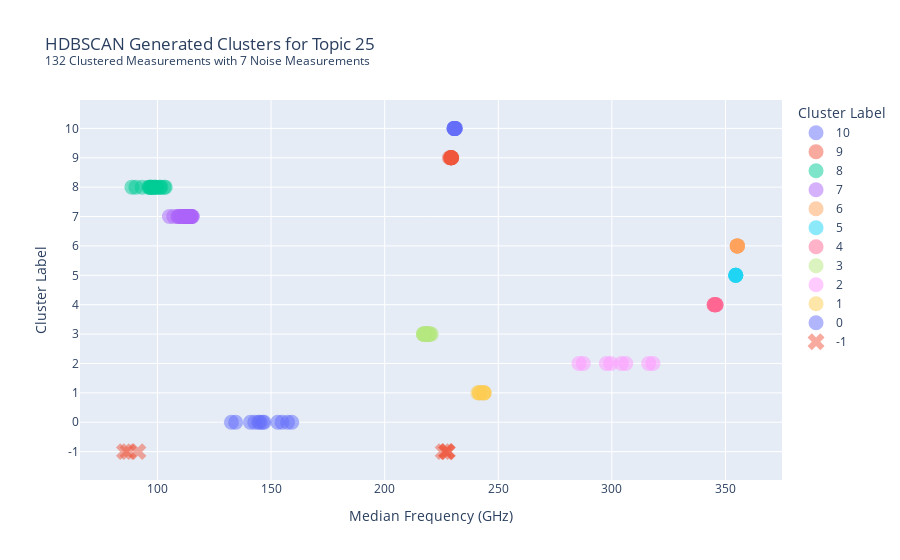

Notebook code for this chart:
### Markdown cell above
### Visualization of HDBSCAN on Topics
Choose a topic in `inspect_topic` and let it rip! It uses the `topic_measurement_frame` to generate the images. There's a little bit of extra processing though, so we create a helper dataframe, `inspect_topic_frame` to make sure everything runs smoothly.

* This should probably become a function, at least the plotting part
* Maybe check out plotly "strip" charts

### Code cell
inspect_topic = 25
inspect_topic_frame = topic_measurement_frame.loc[inspect_topic]

inspect_topic_frame = inspect_topic_frame.sort_values('cluster_label', ascending=False)
inspect_topic_frame.cluster_label = inspect_topic_frame.cluster_label.astype('str')

# Add noise binary column for plot symbol
inspect_topic_frame['noise'] = np.where(inspect_topic_frame.cluster_label == '-1', 1, 0)

# Cheat Some indexes to group clusters together alond index for y-axis
# This gives us a "meaningless" 2nd-dimension to an otherwise 1-D plot, but helps with visualization
# inspect_topic_frame = inspect_topic_frame.reset_index().drop('index', axis=1)
# inspect_topic_frame = inspect_topic_frame.reset_index()

# Noise and Signal
itf_noise = inspect_topic_frame.noise.sum()
itf_signal = inspect_topic_frame.shape[0] - itf_noise

# Set symbols for plot
# We set all points to be 'circle' using the px number 0, and then change noise to 'x'
symbols = list(np.zeros(np.unique(inspect_topic_frame.cluster_label).shape[0], 'int'))
symbols[-1] = 'x'

# Create plot
fig = px.scatter(inspect_topic_frame,
                 x='med_freq',
                 y='cluster_label',
                 color='cluster_label',
                 symbol='cluster_label',
                 symbol_sequence=symbols,
                 title=f"HDBSCAN Generated Clusters for Topic {inspect_topic} <br><sup>{itf_signal} Clustered Measurements with {itf_noise} Noise Measurements</sup>",
                 labels={
                     'med_freq':'Median Frequency (GHz)',
                     'index':'Index',
                     'cluster_label':'Cluster Label'
                 })
fig.update_traces(marker={'size': 15, 'opacity':0.5})

# Idea to use boxplots and points
# Create plot
# fig = px.box(inspect_topic_frame,
#                  x='med_freq',
#                  y='cluster_label',
#                  points='all',
#                  color='cluster_label',
#                  title=f"HDBSCAN Generated Clusters for Topic {inspect_topic} <br><sup>{itf_signal} Clustered Measurements with {itf_noise} Noise Measurements</sup>",
#                  labels={
#                      'med_freq':'Median Frequency (GHz)',
#                      'index':'Index',
#                      'cluster_label':'Cluster Label'
#                  })
# fig.update_traces(marker={'size': 5, 'opacity':0.5})

fig.show()

### Figure 1 — Plotly figure (JSON) as saved in the notebook; plotly's stock layout.template omitted (floating-point values rounded to 4 significant figures)
{"data": [{"hovertemplate": "Cluster Label=%{y}<br>Median Frequency (GHz)=%{x}<extra></extra>", "legendgroup": "10", "marker": {"color": "#636efa", "opacity": 0.5, "size": 15, "symbol": 0}, "mode": "markers", "name": "10", "orientation": "h", "showlegend": true, "type": "scatter", "x": [231.2, 230.7, 230.9, 230.8, 230.9, 230.5, 230.5, 231.1, 230.5], "xaxis": "x", "y": ["10", "10", "10", "10", "10", "10", "10", "10", "10"], "yaxis": "y"}, {"hovertemplate": "Cluster Label=%{y}<br>Median Frequency (GHz)=%{x}<extra></extra>", "legendgroup": "9", "marker": {"color": "#EF553B", "opacity": 0.5, "size": 15, "symbol": 0}, "mode": "markers", "name": "9", "orientation": "h", "showlegend": true, "type": "scatter", "x": [229.2, 229.1, 229.3, 229.2, 228.5, 229.3, 229.3, 229.5, 229.5, 229.1], "xaxis": "x", "y": ["9", "9", "9", "9", "9", "9", "9", "9", "9", "9"], "yaxis": "y"}, {"hovertemplate": "Cluster Label=%{y}<br>Median Frequency (GHz)=%{x}<extra></extra>", "legendgroup": "8", "marker": {"color": "#00cc96", "opacity": 0.5, "size": 15, "symbol": 0}, "mode": "markers", "name": "8", "orientation": "h", "showlegend": true, "type": "scatter", "x": [103.4, 100.9, 97.82, 96.58, 102.9, 101.1, 96.17, 97.03, 99.17, 98.92, 96.86, 98.55, 88.77, 90.52, 93.28, 97.17, 101.5, 99.53], "xaxis": "x", "y": ["8", "8", "8", "8", "8", "8", "8", "8", "8", "8", "8", "8", "8", "8", "8", "8", "8", "8"], "yaxis": "y"}, {"hovertemplate": "Cluster Label=%{y}<br>Median Frequency (GHz)=%{x}<extra></extra>", "legendgroup": "7", "marker": {"color": "#ab63fa", "opacity": 0.5, "size": 15, "symbol": 0}, "mode": "markers", "name": "7", "orientation": "h", "showlegend": true, "type": "scatter", "x": [114.7, 109.1, 113.6, 115.3, 113.6, 113.2, 113.2, 110.6, 114.7, 110.0, 112.0, 113.5, 111.7, 105.3, 111.3, 113.5, 112.1, 114.4, 109.6, 114.6, 112.4, 114.3, 109.0, 115.3, 114.9, 112.9, 113.2, 111.0, 107.2], "xaxis": "x", "y": ["7", "7", "7", "7", "7", "7", "7", "7", "7", "7", "7", "7", "7", "7", "7", "7", "7", "7", "7", "7", "7", "7", "7", "7", "7", "7", "7", "7", "7"], "yaxis": "y"}, {"hovertemplate": "Cluster Label=%{y}<br>Median Frequency (GHz)=%{x}<extra></extra>", "legendgroup": "6", "marker": {"color": "#FFA15A", "opacity": 0.5, "size": 15, "symbol": 0}, "mode": "markers", "name": "6", "orientation": "h", "showlegend": true, "type": "scatter", "x": [355.1, 355.1, 355.2, 355.3, 355.3, 355.1], "xaxis": "x", "y": ["6", "6", "6", "6", "6", "6"], "yaxis": "y"}, {"hovertemplate": "Cluster Label=%{y}<br>Median Frequency (GHz)=%{x}<extra></extra>", "legendgroup": "5", "marker": {"color": "#19d3f3", "opacity": 0.5, "size": 15, "symbol": 0}, "mode": "markers", "name": "5", "orientation": "h", "showlegend": true, "type": "scatter", "x": [354.5, 354.5, 354.5, 354.5, 354.5], "xaxis": "x", "y": ["5", "5", "5", "5", "5"], "yaxis": "y"}, {"hovertemplate": "Cluster Label=%{y}<br>Median Frequency (GHz)=%{x}<extra></extra>", "legendgroup": "4", "marker": {"color": "#FF6692", "opacity": 0.5, "size": 15, "symbol": 0}, "mode": "markers", "name": "4", "orientation": "h", "showlegend": true, "type": "scatter", "x": [345.8, 345.1, 345.0, 345.8, 345.1, 345.8, 345.8, 345.0], "xaxis": "x", "y": ["4", "4", "4", "4", "4", "4", "4", "4"], "yaxis": "y"}, {"hovertemplate": "Cluster Label=%{y}<br>Median Frequency (GHz)=%{x}<extra></extra>", "legendgroup": "3", "marker": {"color": "#B6E880", "opacity": 0.5, "size": 15, "symbol": 0}, "mode": "markers", "name": "3", "orientation": "h", "showlegend": true, "type": "scatter", "x": [218.3, 219.4, 219.4, 217.8, 217.6, 219.0, 217.4, 217.4, 217.8, 219.0, 219.6, 219.2, 217.6, 220.4, 217.1, 220.4, 219.2, 217.0, 217.1], "xaxis": "x", "y": ["3", "3", "3", "3", "3", "3", "3", "3", "3", "3", "3", "3", "3", "3", "3", "3", "3", "3", "3"], "yaxis": "y"}, {"hovertemplate": "Cluster Label=%{y}<br>Median Frequency (GHz)=%{x}<extra></extra>", "legendgroup": "2", "marker": {"color": "#FF97FF", "opacity": 0.5, "size": 15, "symbol": 0}, "mode": "markers", "name": "2", "orientation": "h", "showlegend": true, "type": "scatter", "x": [318.1, 299.5, 297.6, 287.4, 285.5, 316.2, 306.1, 304.1], "xaxis": "x", "y": ["2", "2", "2", "2", "2", "2", "2", "2"], "yaxis": "y"}, {"hovertemplate": "Cluster Label=%{y}<br>Median Frequency (GHz)=%{x}<extra></extra>", "legendgroup": "1", "marker": {"color": "#FECB52", "opacity": 0.5, "size": 15, "symbol": 0}, "mode": "markers", "name": "1", "orientation": "h", "showlegend": true, "type": "scatter", "x": [241, 243.9, 241.8, 241.8, 243.6, 241.8, 243.6, 243.7], "xaxis": "x", "y": ["1", "1", "1", "1", "1", "1", "1", "1"], "yaxis": "y"}, {"hovertemplate": "Cluster Label=%{y}<br>Median Frequency (GHz)=%{x}<extra></extra>", "legendgroup": "0", "marker": {"color": "#636efa", "opacity": 0.5, "size": 15, "symbol": 0}, "mode": "markers", "name": "0", "orientation": "h", "showlegend": true, "type": "scatter", "x": [132.6, 134.4, 159.1, 146.9, 144.5, 157.3, 145.1, 140.9, 142.8, 154.8, 152.9, 146.3], "xaxis": "x", "y": ["0", "0", "0", "0", "0", "0", "0", "0", "0", "0", "0", "0"], "yaxis": "y"}, {"hovertemplate": "Cluster Label=%{y}<br>Median Frequency (GHz)=%{x}<extra></extra>", "legendgroup": "-1", "marker": {"color": "#EF553B", "opacity": 0.5, "size": 15, "symbol": "x"}, "mode": "markers", "name": "-1", "orientation": "h", "showlegend": true, "type": "scatter", "x": [227.2, 227.5, 227.5, 87.09, 85.5, 225.8, 91.42], "xaxis": "x", "y": ["-1", "-1", "-1", "-1", "-1", "-1", "-1"], "yaxis": "y"}], "layout": {"legend": {"title": {"text": "Cluster Label"}, "tracegroupgap": 0}, "title": {"text": "HDBSCAN Generated Clusters for Topic 25 <br><sup>132 Clustered Measurements with 7 Noise Measurements</sup>"}, "xaxis": {"anchor": "y", "domain": [0, 1], "title": {"text": "Median Frequency (GHz)"}}, "yaxis": {"anchor": "x", "categoryarray": ["-1", "0", "1", "2", "3", "4", "5", "6", "7", "8", "9", "10"], "categoryorder": "array", "domain": [0, 1], "title": {"text": "Cluster Label"}}}}
